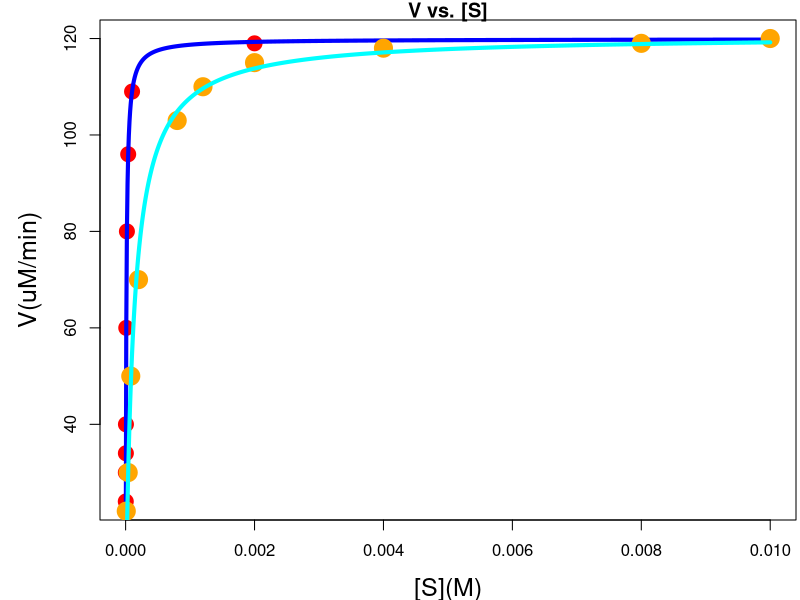

The R script that drew this image:
library(base);
library(graphics);
###### Crear funcion Michaelis-Menten
V <- function(S,Vmax,Km){ Vmax*S/(Km+S) }
####### Datos #########
S1 <- c(2.5e-06, 3.33e-06, 4.0e-06, 5.0e-06, 1.0e-05, 2.0e-05, 4.0e-05, 1.0e-04, 
2.0e-03, 1.0e-02)  # M (molar)
v1 <- c(24, 30, 34, 40, 60, 80, 96, 109, 119, 120) # uM/min
S2 <- c(10e-06, 40e-06, 80e-06, 200e-06, 80e-05, 120e-05, 200e-05, 40e-04, 8e-03, 
1.0e-02)  # M (molar)
v2 <- c(22, 30, 50, 70, 103, 110,115 , 118, 119, 120) # uM/min
datos1 <- data.frame(S1, v1) 
datos2 <- data.frame(S2, v2)
########## Ajuste de Curva ########
Mfit1 <- nls(v1~V(S1,Vmax1,Km1), datos1, start=list(Vmax1=100, Km1=0.1))
Mfit2 <- nls(v2~V(S2,Vmax2,Km2), datos2, start=list(Vmax2=120, Km2=0.03))
####### Resultados del Ajuste Curva 1 #####
Vmax_fit1 <- coef(Mfit1)[1]   # uM/min
Km_fit1 <- coef(Mfit1)[2]   # M
print(Vmax_fit1)
print(Km_fit1)
####### Resultados del Ajuste Curva 2 #####
Vmax_fit2 <- coef(Mfit2)[1]   # uM/min
Km_fit2 <- coef(Mfit2)[2]   # M
print(Vmax_fit2)
print(Km_fit2)
########Graficar Datos y Ajuste de Curva ####
x11( height= 7, width=14)
par(mar=c(4,5,1,0.2),bg="white")
### Ploteo de datos ####
plot(datos1, type="p", col="red", main="V vs. [S]", xlab="[S](M)", 
ylab="V(uM/min)", cex.lab=1.5, cex=2, pch = 19 )
#####Ploteo de Resultados ####
puntos <- 1000
Sconc <- c(0:puntos) *S1[length(S1)] / puntos
lines(Sconc, V(Sconc, Vmax_fit1, Km_fit1), type="l", col="blue", lwd=4)
lines(S2, v2, type="p", col="orange", lwd=4, cex.lab=1.5, cex=2, pch = 19)
lines(Sconc, V(Sconc, Vmax_fit2, Km_fit2), type="l", col="cyan", lwd=4)
